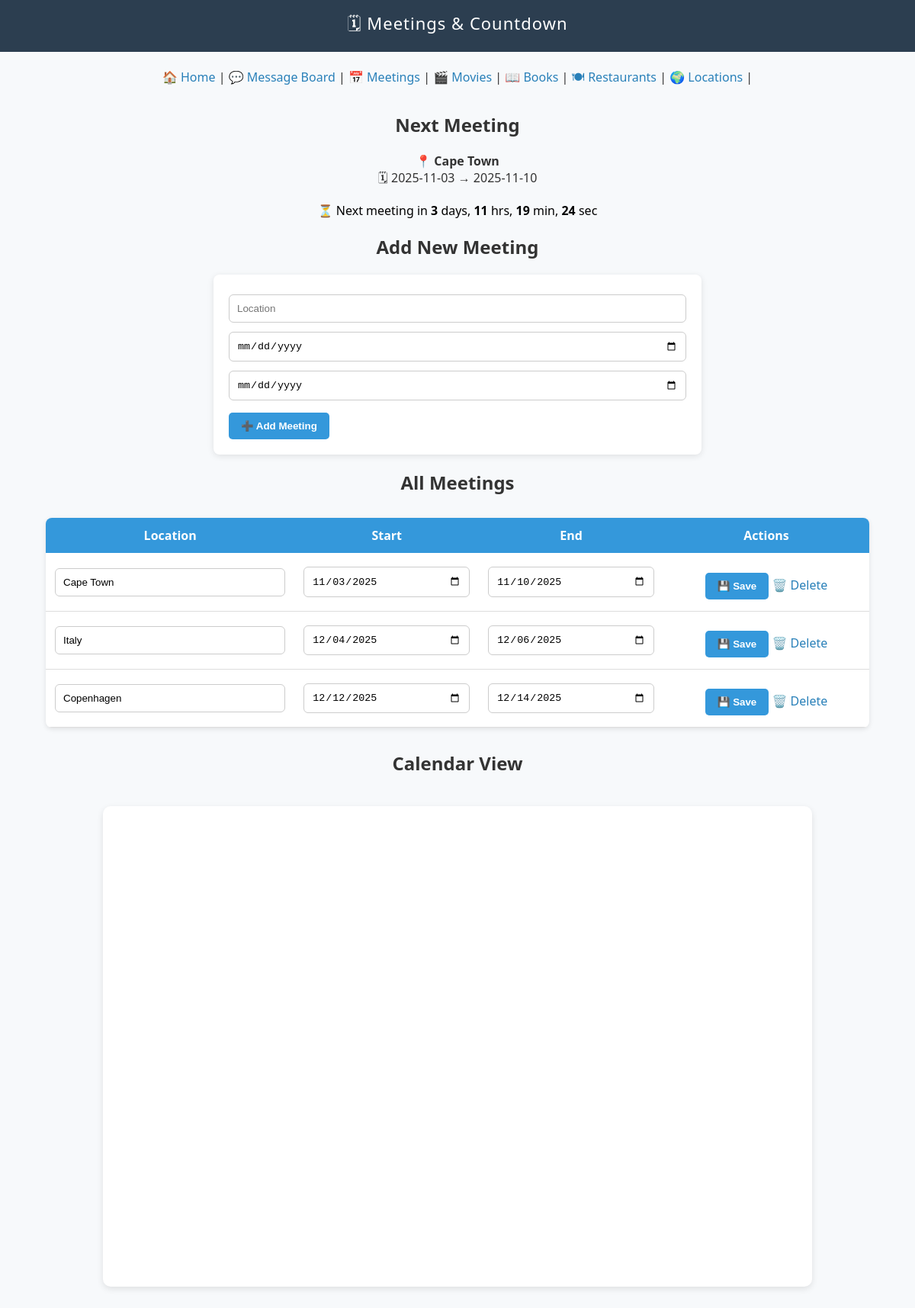
The page /countdown on the database its author committed.
### tables this page shows
CREATE TABLE meetings (
    id INTEGER PRIMARY KEY AUTOINCREMENT,
    location TEXT NOT NULL,
    start_date TEXT NOT NULL,
    end_date TEXT NOT NULL
);

### app.py (the view, shortened to what this page needs)
@app.route('/countdown', methods=['GET', 'POST'])
def countdown():
    conn = get_db_connection()
    meetings = conn.execute("SELECT * FROM meetings ORDER BY start_date ASC").fetchall()
    conn.close()
    today = datetime.now().date()
    next_meeting = None
    days_until = None
    for m in meetings:
        start = datetime.strptime(m['start_date'], "%Y-%m-%d").date()
        if start >= today:
            next_meeting = m
            days_until = (start - today).days
            break
    return render_template('countdown.html', meetings=meetings, next_meeting=next_meeting, days_until=days_until, categories=CATEGORIES)

### app.py (called while the page is built)
def get_db_connection():
    conn = sqlite3.connect('data.db')
    conn.row_factory = sqlite3.Row
    return conn

### templates/countdown.html (shortened to what this page needs)
<!DOCTYPE html>
<html lang="en">
<head>
  <link rel="stylesheet" href="{{ url_for('static', filename='style.css') }}">
  <link href="https://cdnjs.cloudflare.com/ajax/libs/fullcalendar/6.1.10/index.global.min.css" rel="stylesheet">
</head>
<body>
<header>
  🗓 Meetings & Countdown
</header>
<br>
<div class="category-links">
  <a href="/">🏠 Home</a>  |
  <a href="/messages">💬 Message Board</a>  |
  <a href="/countdown">📅 Meetings</a>  |
  {% for key, names in categories.items() %}
    {% if key != category_key %}
      <a href="/{{key}}">{{ names[0] }} {{ names[1] }}</a>  |
    {% endif %}
  {% endfor %}
</div>
{% if next_meeting %}
  <div style="text-align:center; margin-top:30px;">
    <h2>Next Meeting</h2>
    <p>
      📍 <b>{{ next_meeting['location'] }}</b><br>
      🗓 {{ next_meeting['start_date'] }} → {{ next_meeting['end_date'] }}
    </p>
    <div id="countdown-timer" style="font-size: 1.3em; color: #0066cc; margin-top: 10px;">
    </div>
  </div>
{% else %}
  <p style="text-align:center;">No upcoming meetings found.</p>
{% endif %}
<h2 style="text-align:center;">Add New Meeting</h2>
<form method="POST">
  <input type="text" name="location" placeholder="Location" required>
  <input type="date" name="start_date" required>
  <input type="date" name="end_date" required>
  <button type="submit">➕ Add Meeting</button>
</form>
<h2 style="text-align:center;">All Meetings</h2>
<table>
  <tr>
    <th>Location</th>
    <th>Start</th>
    <th>End</th>
    <th>Actions</th>
  </tr>
  {% for m in meetings %}
  <tr>
    <form method="POST" action="/edit_meeting/{{ m['id'] }}">
      <td><input type="text" name="location" value="{{ m['location'] }}"></td>
      <td><input type="date" name="start_date" value="{{ m['start_date'] }}"></td>
      <td><input type="date" name="end_date" value="{{ m['end_date'] }}"></td>
      <td>
        <button type="submit">💾 Save</button>
        <a href="/delete_meeting/{{ m['id'] }}" class="button-link">🗑️ Delete</a>
      </td>
    </form>
  </tr>
  {% endfor %}
</table>
<h2 style="text-align:center;">Calendar View</h2>
<div id="calendar"></div>
</body>
</html>

### static/style.css (style rules this page uses)
body { font-family: 'Segoe UI', Tahoma, Geneva, Verdana, sans-serif; background-color: #f7f9fb; color: #333; margin: 0; padding: 0; }
header { background-color: #2c3e50; color: white; padding: 15px; text-align: center; font-size: 22px; letter-spacing: 1px; }
a { color: #2980b9; text-decoration: none; }
form { margin: 20px auto; max-width: 600px; background-color: white; padding: 20px; border-radius: 8px; box-shadow: 0px 2px 8px rgba(0,0,0,0.1); }
input[type="text"], input[type="date"], input[type="password"], select { width: 100%; padding: 10px; margin: 6px 0; border-radius: 6px; border: 1px solid #ccc; box-sizing: border-box; }
button { background-color: #3498db; color: white; border: none; padding: 10px 16px; margin-top: 10px; border-radius: 5px; cursor: pointer; font-weight: bold; transition: background 0.3s ease; }
table { width: 90%; border-collapse: collapse; margin: 30px auto; background-color: white; border-radius: 8px; overflow: hidden; box-shadow: 0px 2px 6px rgba(0,0,0,0.1); }
th, td { padding: 12px; text-align: center; }
th { background-color: #3498db; color: white; }
td { border-bottom: 1px solid #ddd; }
#calendar { max-width: 900px; height: 600px; margin: 40px auto; background: white; padding: 15px; border-radius: 10px; box-shadow: 0px 3px 8px rgba(0, 0, 0, 0.1); }
.category-links { text-align: center; margin-bottom: 20px; }

### rows shown on the page
meetings: location "Cape Town", start_date "2025-11-03", end_date "2025-11-10", start_date "11/03/2025", end_date "11/10/2025"
meetings: location "Italy", start_date "12/04/2025", end_date "12/06/2025"
meetings: location "Copenhagen", start_date "12/12/2025", end_date "12/14/2025"

### other values the page prints
{{ names[0] }} "🎬" "📖" "🍽" "🌍"
{{ names[1] }} "Movies" "Books" "Restaurants" "Locations"
